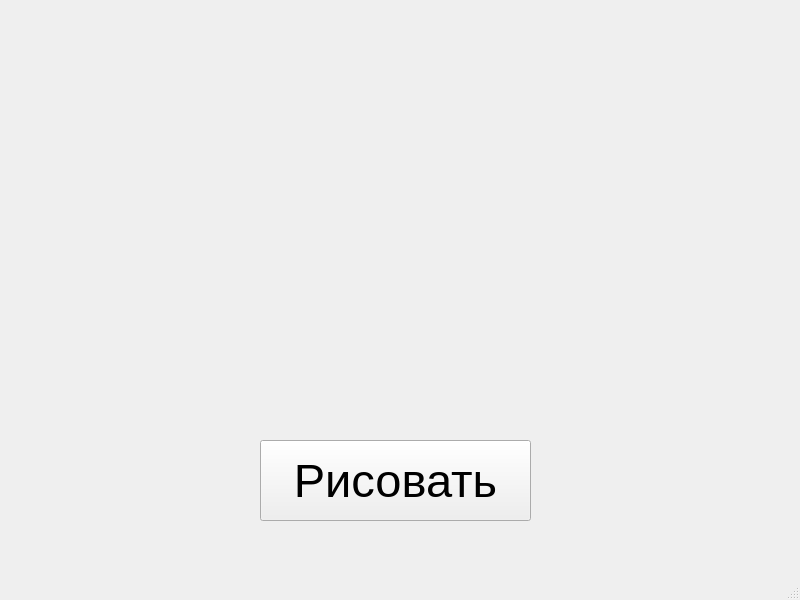
<?xml version="1.0" encoding="UTF-8"?>
<ui version="4.0">
 <class>MainWindow</class>
 <widget class="QMainWindow" name="MainWindow">
  <property name="geometry">
   <rect>
    <x>0</x>
    <y>0</y>
    <width>800</width>
    <height>600</height>
   </rect>
  </property>
  <property name="minimumSize">
   <size>
    <width>800</width>
    <height>600</height>
   </size>
  </property>
  <property name="maximumSize">
   <size>
    <width>800</width>
    <height>600</height>
   </size>
  </property>
  <property name="windowTitle">
   <string>MainWindow</string>
  </property>
  <widget class="QWidget" name="centralwidget">
   <widget class="QPushButton" name="paintBtn">
    <property name="geometry">
     <rect>
      <x>260</x>
      <y>440</y>
      <width>271</width>
      <height>81</height>
     </rect>
    </property>
    <property name="font">
     <font>
      <pointsize>35</pointsize>
     </font>
    </property>
    <property name="text">
     <string>Рисовать</string>
    </property>
   </widget>
  </widget>
  <widget class="QMenuBar" name="menubar">
   <property name="geometry">
    <rect>
     <x>0</x>
     <y>0</y>
     <width>800</width>
     <height>30</height>
    </rect>
   </property>
  </widget>
  <widget class="QStatusBar" name="statusbar"/>
 </widget>
 <resources/>
 <connections/>
</ui>
